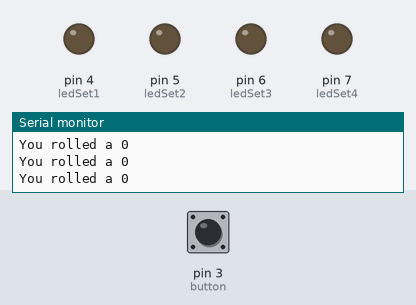
The sketch below on a simulated Arduino Uno, built with avr-gcc and run on an emulated ATmega328P. Parts: output pins drawn as LEDs (lit = HIGH), the last lines printed to the serial monitor. The test bench sets the inputs (shaded band); at power-on: pin 3 (button) LOW. Random numbers use the default seed unless the sketch sets one.

Above: at 4.8 s.
4.9 s: pin 3 (button) pulled HIGH for 2.35 s
At 6.5 s:
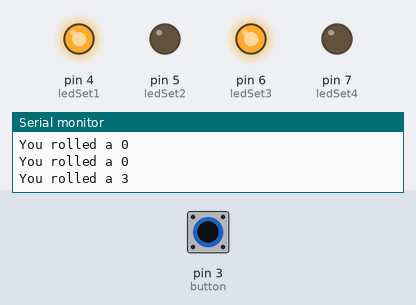
9.5 s: pin 3 (button) pulled HIGH for 2.35 s
At 10.7 s:
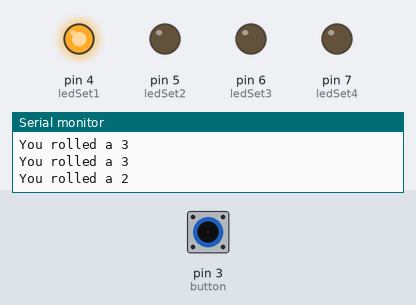
13.5 s: pin 3 (button) driven HIGH
At 16.5 s:
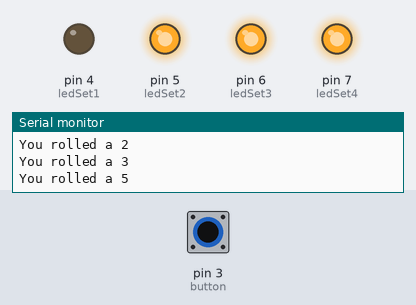
19.5 s: pin 3 (button) driven LOW
At 20.8 s:
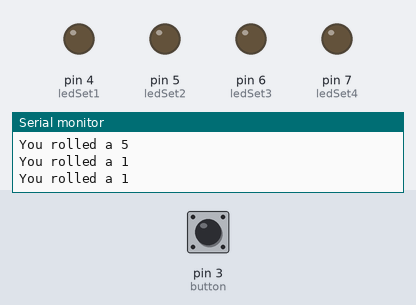
22.2 s: pin 3 (button) driven HIGH
At 25.0 s:
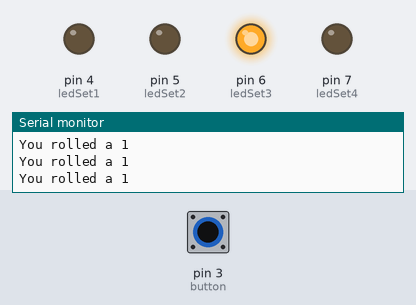
Timing chart, 0 to 43.5 s (numbered marks = the images above; inputs shaded):
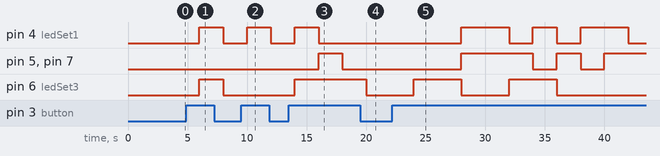

Measured:
- after the input at 4.9 s, pin 4 (ledSet1), pin 6 (ledSet3): LOW → HIGH after 1.1 s, → LOW 2.0 s later
- after the input at 9.5 s, pin 4 (ledSet1): LOW → HIGH after 0.50 s, → LOW 2.0 s later
- after the input at 13.5 s, pin 4 (ledSet1): LOW → HIGH after 0.50 s, → LOW 2.0 s later; pin 5 (ledSet2), pin 7 (ledSet4): LOW → HIGH after 2.5 s, → LOW 2.0 s later; pin 6 (ledSet3): LOW → HIGH after 0.50 s
- after the input at 19.5 s, pin 6 (ledSet3): HIGH → LOW after 0.50 s
- after the input at 22.2 s, pin 4 (ledSet1): goes HIGH 4.0 s, LOW 2.0 s, HIGH 2.0 s, LOW 2.0 s, HIGH 4.0 s, then LOW, starting after 5.8 s; pin 5 (ledSet2): goes HIGH 6.0 s, LOW 2.0 s, HIGH 2.0 s, LOW 2.0 s, then HIGH, starting after 5.8 s

The sketch:

led_dice_game.ino
```cpp
// (licence header left out)
#define button 3
#define ledSet1 4
#define ledSet2 5
#define ledSet3 6
#define ledSet4 7

// tracks if the button is on or off
int buttonState;

// stores random number between 1 and 6
int roll;

// 2 seconds
int time = 2000;

void setup() {
  // put your setup code here, to run once:
  pinMode(ledSet1, OUTPUT);
  pinMode(ledSet2, OUTPUT);
  pinMode(ledSet3, OUTPUT);
  pinMode(ledSet4, OUTPUT);
  pinMode(button, INPUT);

  randomSeed(analogRead(0));

  Serial.begin(9600);
}

void loop() {
  // put your main code here, to run repeatedly:
  buttonState = digitalRead(button);

  if(buttonState == HIGH) {
    roll = random(1, 7);

    if(roll == 1) {
      digitalWrite(ledSet3, HIGH);
    }
    else if(roll == 2) {
      digitalWrite(ledSet1, HIGH);
    }
    else if(roll == 3) {
      digitalWrite(ledSet1, HIGH);
      digitalWrite(ledSet3, HIGH);
    }
    else if(roll == 4) {
      digitalWrite(ledSet2, HIGH);
      digitalWrite(ledSet4, HIGH);
    }
    else if(roll == 5) {
      digitalWrite(ledSet2, HIGH);
      digitalWrite(ledSet3, HIGH);
      digitalWrite(ledSet4, HIGH);
    }
    else if(roll == 6) {
      digitalWrite(ledSet1, HIGH);
      digitalWrite(ledSet2, HIGH);
      digitalWrite(ledSet4, HIGH);
    }
  }

  Serial.print("You rolled a ");
  Serial.println(roll);

  delay(time);

  // turn off all the LEDs
  digitalWrite(ledSet1, LOW);
  digitalWrite(ledSet2, LOW);
  digitalWrite(ledSet3, LOW);
  digitalWrite(ledSet4, LOW);
}
```
